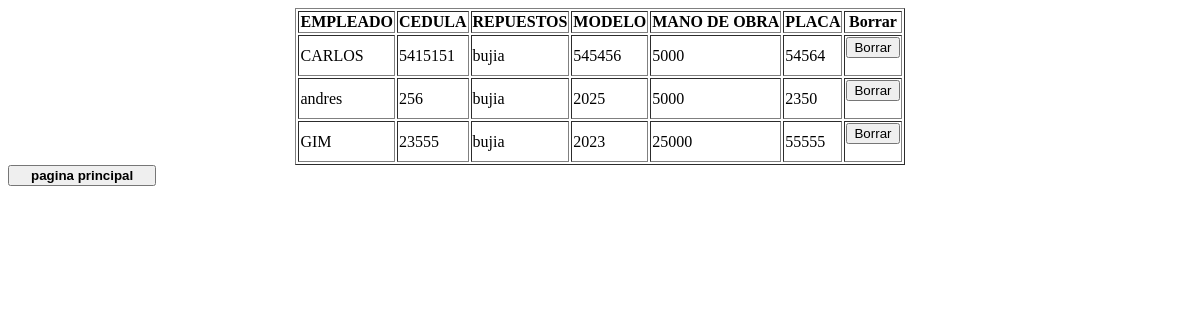
Screenshot of /datos.php with the database file from the repository.
### tables this page shows
CREATE TABLE IF NOT EXISTS `trabajo` (
  `empleado` varchar(25) NOT NULL,
  `cedula` int(11) NOT NULL,
  `repuesto` varchar(25) NOT NULL,
  `modelo` int(11) NOT NULL,
  `pagoemp` int(11) NOT NULL,
  `placa` int(11) NOT NULL,
  PRIMARY KEY (`empleado`)
);

### datos.php (the view, shortened to what this page needs)
<div class="datos.php">
	<center>
	<table border="1">
		<tr>
			<th>EMPLEADO</th>
			<th>CEDULA</th>
			<th>REPUESTOS</th>
			<th>MODELO</th>
			<th>MANO DE OBRA</th>
			<th>PLACA</th>
			<th>Borrar</th>
		</tr>
<?php
		$conexion = mysqli_connect("localhost", "root", "", "taller");
		if ($conexion) {
			$sql = "SELECT * FROM trabajo";
			$consulta = mysqli_query($conexion, $sql);
			if ($consulta) {
				while($fila = mysqli_fetch_array($consulta)){
					echo "<tr>";
						echo "<td>";
							echo $fila[0];
						echo "</td>";
						echo "<td>";
							echo $fila[1];
						echo "</td>";
						echo "<td>";
							echo $fila[2];
						echo "</td>";
						echo "<td>";
							echo $fila[3];
						echo "</td>";
						echo "<td>";
							echo $fila[4];
						echo "</td>";
						echo "<td>";
							echo $fila[5];
						echo "</td>";
						echo "<td>";
						echo "<form action='eliminar.php' method='POST'><input type='text' name='id' value='$fila[0]' hidden='true'><input type='submit' value='Borrar'></form>";
						echo "</td>";
					echo "</tr>";
			}
			}else{
				echo "Error al realizar consulta";
			}
		}else{
		 echo "Lo Sentimos hay un error con la conexion a la base de datos";
		 }
?>
	</table>
	</center>
</div>
<nav>
<button><a href="principal.php">pagina principal</a></button>
</nav>

### datos.php (style rules this page uses)
nav a { color: black; text-decoration:none; margin:0 15px; font-weight:bold; }

### rows the page displays
trabajo: empleado "CARLOS", cedula "5415151", repuesto "bujia", modelo "545456", pagoemp "5000", placa "54564"
trabajo: empleado "andres", cedula "256", repuesto "bujia", modelo "2025", pagoemp "5000", placa "2350"
trabajo: empleado "GIM", cedula "23555", repuesto "bujia", modelo "2023", pagoemp "25000", placa "55555"
